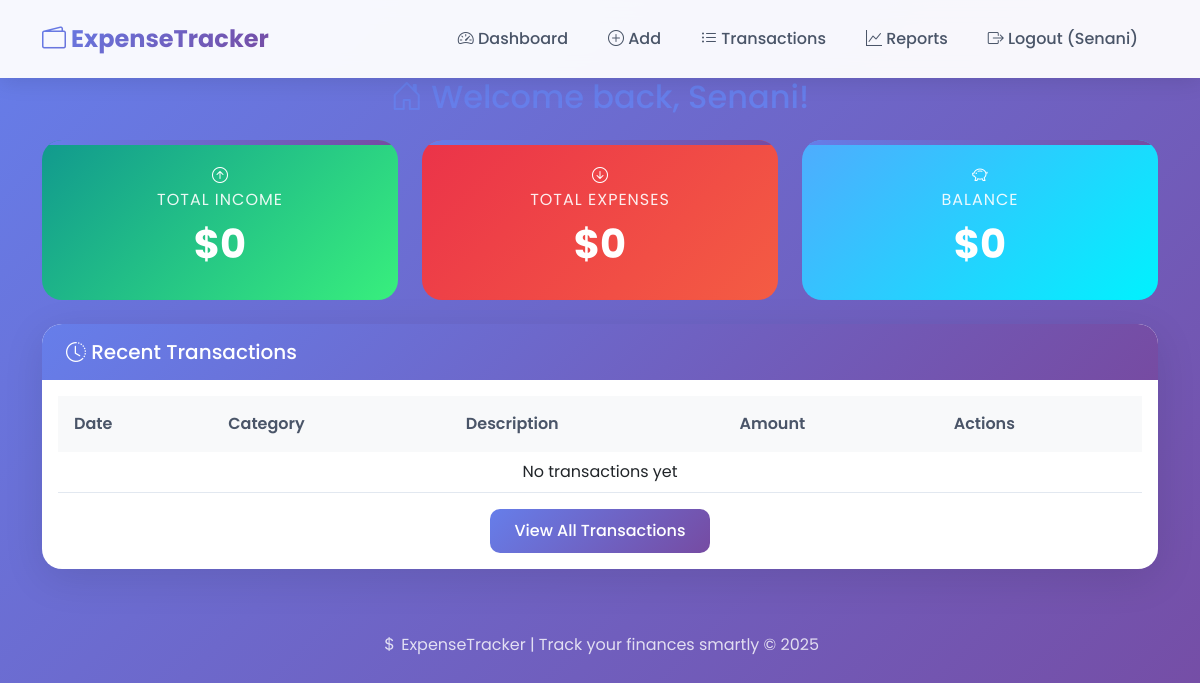
The app's page /transactions/ (signed in), older data.
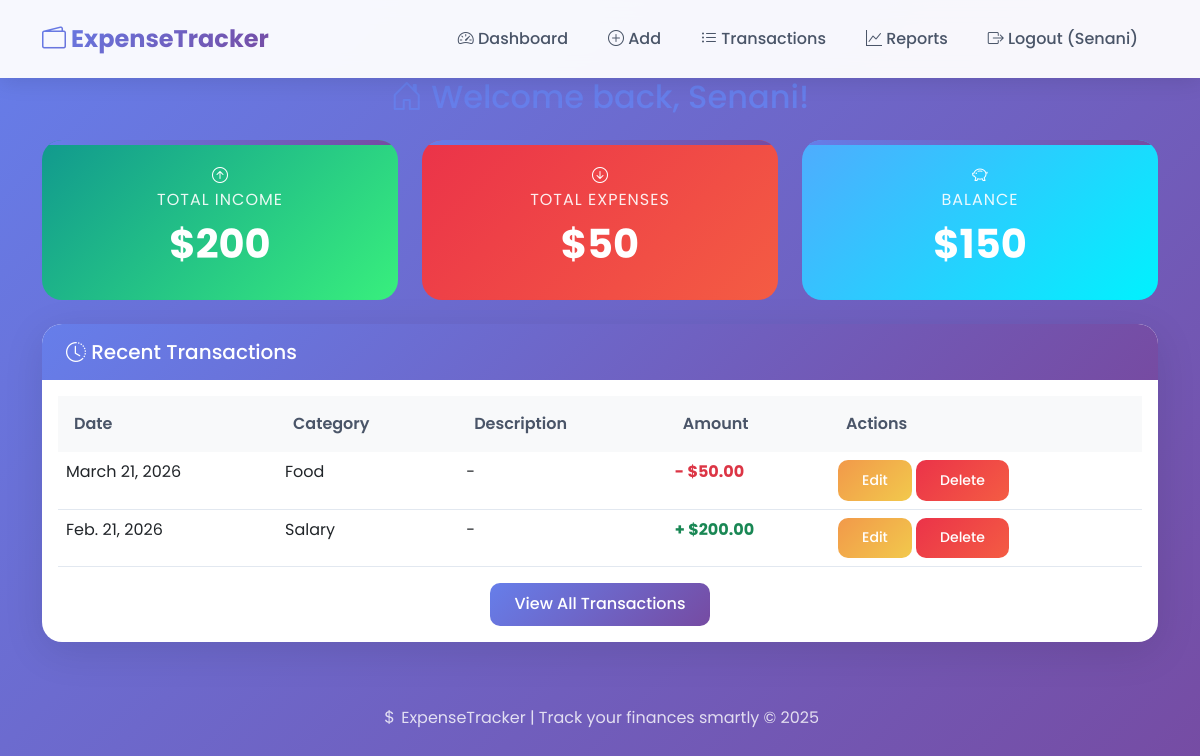
The same page, newer data.
### transactions/models.py (models this page shows, shortened)
class Transaction(models.Model):
    TYPE_CHOICES = [
        ('income', 'Income'),
        ('expense', 'Expense'),
    ]
    user = models.ForeignKey(User, on_delete=models.CASCADE)
    type = models.CharField(max_length=10, choices=TYPE_CHOICES)
    amount = models.DecimalField(max_digits=10, decimal_places=2)
    category = models.ForeignKey(Category, on_delete=models.SET_NULL, null=True)
    description = models.TextField(blank=True)
    date = models.DateField()

class Category(models.Model):
    name = models.CharField(max_length=100)
    def __str__(self):
        return self.name

### transactions/views.py (the view)
# urls.py: path('', views.dashboard, name='dashboard'),
@login_required
def dashboard(request):
    transactions = Transaction.objects.filter(user=request.user).order_by('-date')[:10]
    total_income = Transaction.objects.filter(
        user=request.user,
        type='income'
    ).aggregate(total=models.Sum('amount'))['total'] or 0
    total_expenses = Transaction.objects.filter(
        user=request.user,
        type='expense'
    ).aggregate(total=models.Sum('amount'))['total'] or 0
    balance = total_income - total_expenses
    context = {
        'transactions': transactions,
        'total_income': total_income,
        'total_expenses': total_expenses,
        'balance': balance,
    }
    return render(request, 'transactions/dashboard.html', context)

### transactions/templates/transactions/dashboard.html (shortened to what this page needs)
{% extends 'base.html' %}
{% block content %}
<div class="row">
    <div class="col-12">
        <h2 class="text-center mb-4" style="color: #667eea;">
            <i class="bi bi-house-door"></i> Welcome back, {{ user.username }}!
        </h2>
    </div>
</div>
<div class="row mb-4">
    <div class="col-md-4">
        <div class="stat-card income">
            <i class="bi bi-arrow-up-circle"></i>
            <p>Total Income</p>
            <h3>${{ total_income|default:"0" }}</h3>
        </div>
    </div>
    <div class="col-md-4">
        <div class="stat-card expense">
            <i class="bi bi-arrow-down-circle"></i>
            <p>Total Expenses</p>
            <h3>${{ total_expenses|default:"0" }}</h3>
        </div>
    </div>
    <div class="col-md-4">
        <div class="stat-card balance">
            <i class="bi bi-piggy-bank"></i>
            <p>Balance</p>
            <h3>${{ balance|default:"0" }}</h3>
        </div>
    </div>
</div>
<div class="card">
    <div class="card-header">
        <h5 class="mb-0"><i class="bi bi-clock-history"></i> Recent Transactions</h5>
    </div>
    <div class="card-body">
        <div class="table-responsive">
            <table class="table table-hover">
                <thead>
                    <tr>
                        <th>Date</th>
                        <th>Category</th>
                        <th>Description</th>
                        <th>Amount</th>
                        <th>Actions</th>
                    </tr>
                </thead>
                <tbody>
                    {% for t in transactions %}
                    <tr>
                        <td>{{ t.date }}</td>
                        <td>{{ t.category }}</td>
                        <td>{{ t.description|default:"-" }}</td>
                        <td class="{% if t.type == 'income' %}text-success{% else %}text-danger{% endif %} fw-bold">
                            {% if t.type == 'income' %}+{% else %}-{% endif %} ${{ t.amount }}
                        </td>
                        <td>
                            <a href="{% url 'edit_transaction' t.pk %}" class="btn btn-warning btn-sm">Edit</a>
                            <a href="{% url 'delete_transaction' t.pk %}" class="btn btn-danger btn-sm">Delete</a>
                        </td>
                    </tr>
                    {% empty %}
                    <tr>
                        <td colspan="5" class="text-center">No transactions yet</td>
                    </tr>
                    {% endfor %}
                </tbody>
            </table>
        </div>
        <div class="text-center mt-3">
            <a href="{% url 'transaction_list' %}" class="btn btn-primary">View All Transactions</a>
        </div>
    </div>
</div>
{% endblock %}

Row changes from the older to the newer data that the page shows:
added Transaction: date "March 21, 2026", category "Food", description "-", amount "50.00", type "expense" (drawn)
added Transaction: date "Feb. 21, 2026", category "Salary", description "-", amount "200.00", type "income" (drawn)
Text that changed along with them:
{{ total_income|default:"0" }}: "0" → "200"
{{ total_expenses|default:"0" }}: "0" → "50"
{{ balance|default:"0" }}: "0" → "150"
text no longer shown: "No transactions yet"
